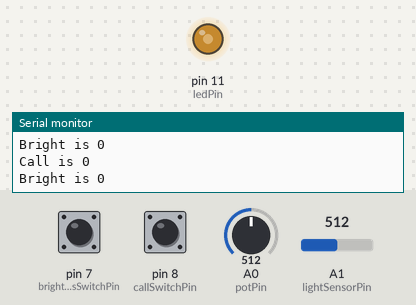
Recording of a sketch running on a simulated Arduino Uno, built with avr-gcc and run on an emulated ATmega328P. Parts: output pins drawn as LEDs (lit = HIGH), the last lines printed to the serial monitor. Inputs (shaded band) come from the test bench; at power-on: pin 7 (brightnessSwitchPin) LOW, A1 (lightSensorPin) = 512, pin 8 (callSwitchPin) LOW, A0 (potPin) = 512.

Above: at 1.2 s.
1.3 s: pin 7 (brightnessSwitchPin) pulled HIGH for 1 s
At 3.2 s:
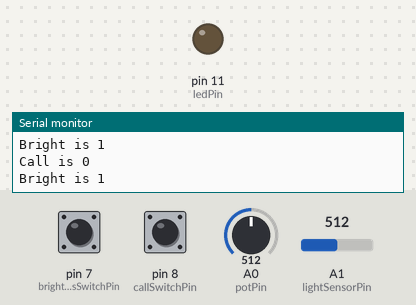
3.8 s: A1 (lightSensorPin) set to 306
At 4.7 s:
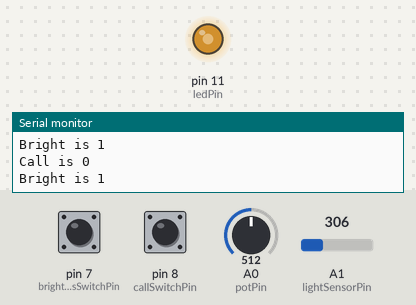
5.3 s: A1 (lightSensorPin) set to 122
At 6.1 s:
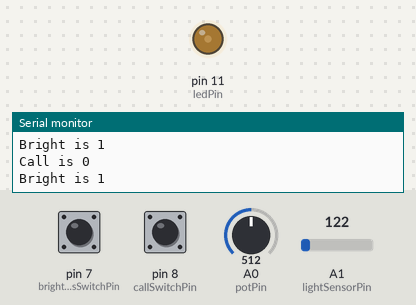
6.8 s: A1 (lightSensorPin) set to 511
At 7.5 s:
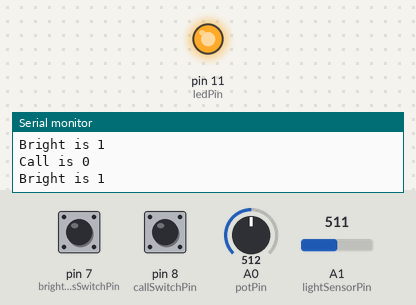
8.3 s: A1 (lightSensorPin) set to 0
At 8.9 s:
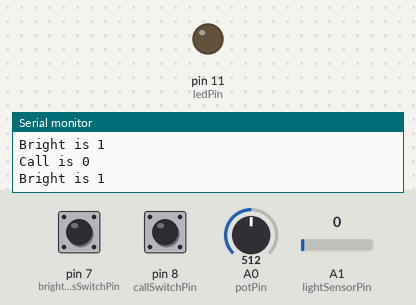
9.8 s: A1 (lightSensorPin) set to 1023
At 10.3 s:
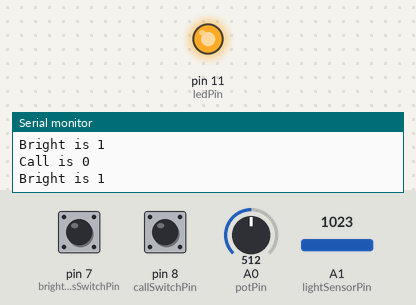
Timing chart, 0 to 12.3 s (numbered marks = the images above; inputs shaded):
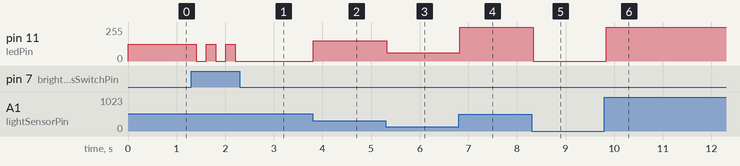

Measured:
- after the input at 1.3 s, pin 11 (ledPin): alternates 127/255 for 0.20 s and 0/255 for 0.20 s, 5 changes in all, then stays 0/255, starting after 0.11 s
- after the input at 3.8 s, pin 11 (ledPin): 0/255 → 153/255 at once
- after the input at 5.3 s, pin 11 (ledPin): 153/255 → 61/255 at once
- after the input at 6.8 s, pin 11 (ledPin): 61/255 → 255/255 at once
- after the input at 8.3 s, pin 11 (ledPin): 255/255 → 0/255 at once
- after the input at 9.8 s, pin 11 (ledPin): 0/255 → 255/255 at once

The sketch:

lab_2_ex_81.ino
```cpp
int ledPin = 11;	// LED pin init
int brightnessSwitchPin = 7;  // auto brightness switch
int callSwitchPin = 8;	// call switch

bool brightnessOn = false;  // brightness state
bool callSwitchOn = false;  // call state
// state that defines whether the user is calling or inactive
bool userIsCallingOrInactive = false;

// Initialization of sensors and tools
int potPin = A0;
int potVal = 0;

int triggerPin = 6;
int echoPin = 5;
double cm;	// temporary current distance between the user and phone

int lightSensorPin = A1;
int lightVal;

// Function to get the distance between the object and distance sensor
long readUltrasonicDistance()
{
  pinMode(triggerPin, OUTPUT);  // Clear the trigger
  digitalWrite(triggerPin, LOW);
  delayMicroseconds(2);
  // Sets the trigger pin to HIGH state for 10 microseconds
  digitalWrite(triggerPin, HIGH);
  delayMicroseconds(10);
  digitalWrite(triggerPin, LOW);
  pinMode(echoPin, INPUT);
  // Reads the echo pin, and returns the sound wave travel time in microseconds
  return pulseIn(echoPin, HIGH);
}

void setup()
{
  pinMode(ledPin, OUTPUT);
  pinMode(brightnessSwitchPin, INPUT);
  pinMode(callSwitchPin, INPUT);
  pinMode(lightSensorPin, INPUT);
  Serial.begin(9600);
}

void loop() {
  if (userIsCallingOrInactive) {
  	digitalWrite(ledPin, LOW);
  }

  // Check the brightness mode
  int readBrightnessSwitch = digitalRead(brightnessSwitchPin);
  if (readBrightnessSwitch == HIGH) {
    // if button was pressed, update the mode
    brightnessOn = !brightnessOn;
  	delay(100);
  }

  // Check the call mode
  int readCallSwitch = digitalRead(callSwitchPin);
  if (readCallSwitch == HIGH) {
    // if button was pressed, update the mode
    callSwitchOn = !callSwitchOn;
  	delay(100);
  }


  // Enter the bottom loop only if user is not talking
  if (!userIsCallingOrInactive) {
    if (brightnessOn) {
      // LED control by Ambient Light Sensor
      lightVal = analogRead(lightSensorPin);
      analogWrite(ledPin, lightVal/2);
    } else {
      // LED control by Potentiometer
      potVal = analogRead(potPin);
      analogWrite(ledPin, 255-potVal/4);
      // Serial.println(potVal);
    }
    delay(100);
  }


  if (callSwitchOn) {
    // Distance sensor
    cm = 0.01723 * readUltrasonicDistance();
    if (cm <= 20 || cm >= 100) {
       // if the phone is too close or too distant, turn off the led
       digitalWrite(ledPin, LOW);
       userIsCallingOrInactive = true;
    } else {
      userIsCallingOrInactive = false;
    }
    delay(100);
  } else {
      userIsCallingOrInactive = false;
  }

  Serial.print("Call is ");
  Serial.println(callSwitchOn);
  Serial.print("Bright is ");
  Serial.println(brightnessOn);
}
```
